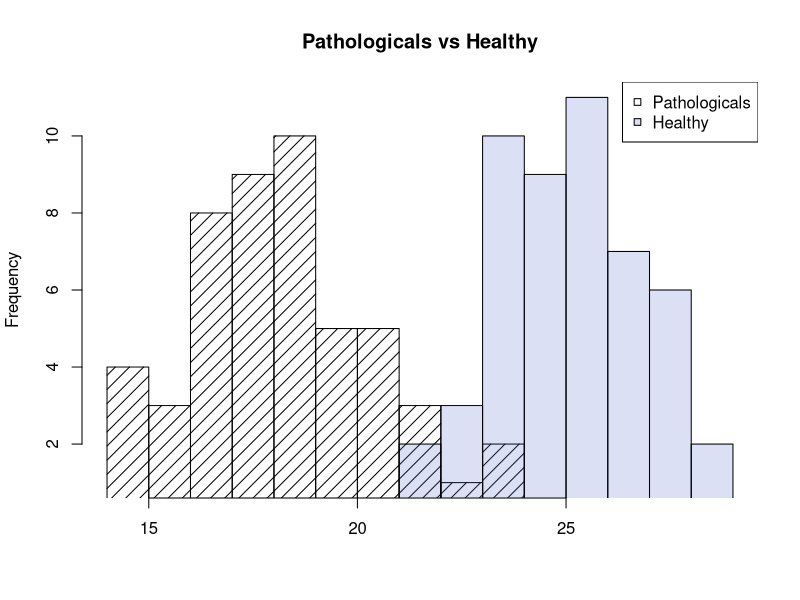
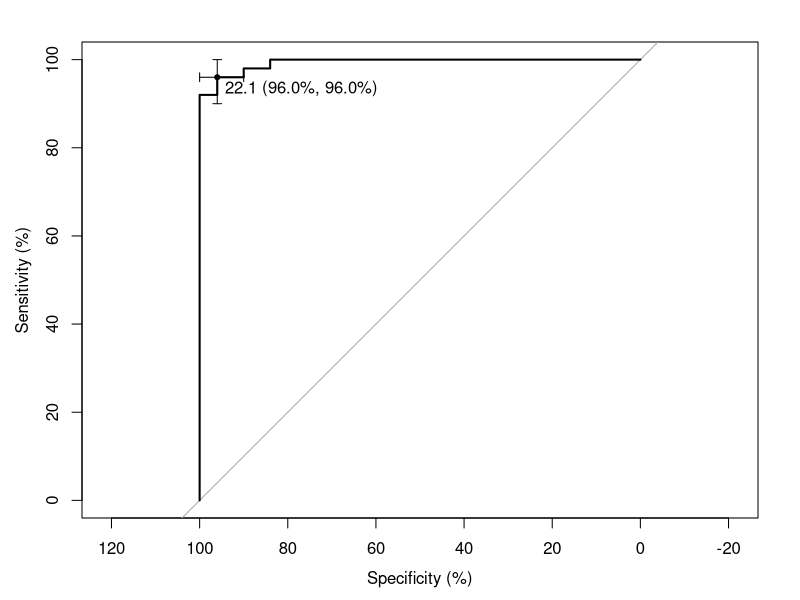
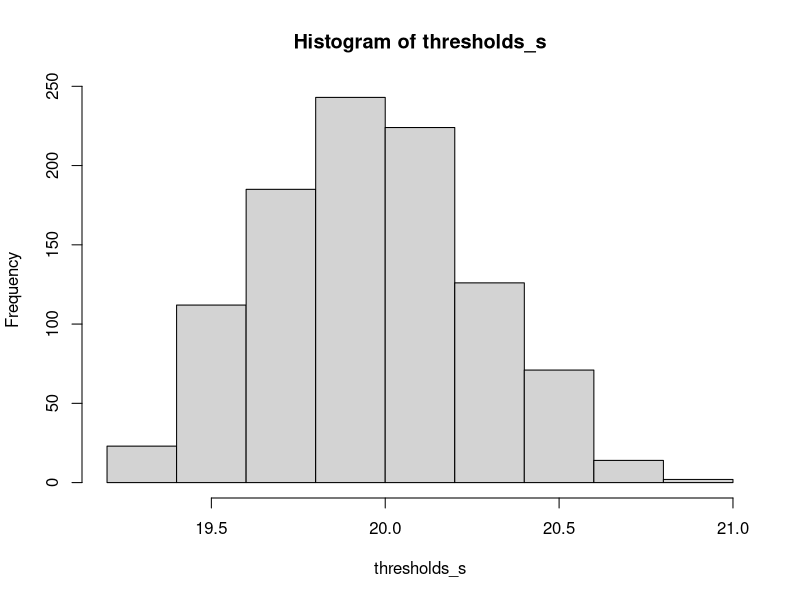

R code for these plots, in order:
###############################
# SENSITIVITY /SPECIFIFICTY AND ROC ANALYSIS
###############################
rm(list=ls())
# In this script I simulate some data for sensitivity, Specificity and ROC analysis.
# to this aim I create two groups (Pathological and Patients), but note that this could be applied for any categorical distinction
# e.g. simulators, for non-simulators, etc.

### Simulate data
n_pat = 50 # number of Pathological individuals
n_contr = 50 # number of Healthy (Controls) individuals

# simulate group of group of Pathologicals
pat_mean = 18
pat_sd = 2

# simulate group of Healthy
contr_mean = 25
contr_sd = 2

pat = rnorm(n_pat, mean=pat_mean, sd=pat_sd)
contr = rnorm(n_contr, mean=contr_mean, sd=contr_sd)

dat = data.frame(Score = c(pat, contr), Group=c(rep("Pathological", n_pat), rep("Healthy", n_contr)))
dat$Group = factor(dat$Group)

head(dat)

#########################
## PLOT HISTOGRAMS  #####
#########################

col_transp = rgb(0.3, 0.4, 0.8, alpha=0.2)

h1 = hist(dat[dat$Group=="Pathological", "Score"], plot=F)
h2 = hist(dat[dat$Group=="Healthy", "Score"], plot=F)
  
x_range = c( min(c(h1$breaks, h2$breaks)), max(c(h1$breaks, h2$breaks)))
y_range = c( min(c(h1$counts, h2$counts)), max(c(h1$counts, h2$counts)))

Path_scores = dat[dat$Group=="Pathological", "Score"]
Healthy_scores = dat[dat$Group=="Healthy", "Score"]

hist(Path_scores, main="Pathologicals vs Healthy", breaks=10, xlab="", density=10, angle=45, col="black",
     xlim=x_range, ylim=y_range)
par(new=TRUE)
hist(Healthy_scores, xlim=range_score, main="", breaks=10, xlab="", col=col_transp, add=TRUE)
legend("topright", legend=c("Pathologicals", "Healthy"), pt.bg=c("white", col_transp),  pch=c(22,22))

### ROC ANALYSIS

# library
library(pROC)

roc.dat = roc(dat$Group, dat$Score, ci=TRUE, ci.thresholds=TRUE,  percent=TRUE, direction=">")

plot(roc.dat, print.thres="best", print.thres.best.method="topleft")

plot(ci(roc.dat, of="thresholds", thresholds="best", best.method="topleft")) 

#### REPORT FP/FN, TP/TN WITH THE THRESHOLDS
res = ci(roc.dat, of="thresholds", thresholds="best", best.method="topleft")
threshold = as.numeric(rownames(res$sensitivity))

TP = sum(dat[dat$Group=="Pathological", "Score"] < threshold)
TN = sum(dat[dat$Group=="Healthy", "Score"] >= threshold)
FP = sum(dat[dat$Group=="Healthy", "Score"] < threshold)
FN = sum(dat[dat$Group=="Pathological", "Score"] >= threshold)

Sensitivity = TP/(TP + FN)
Specificity = TN/(TN + FP)
Accuracy = (TN + TP)/(TN+TP+FN+FP)

print(Sensitivity)
print(Specificity)
print(Accuracy)


### BASE RATE EFFECTS
# go back to the beginning lins of the code change the n_pat and n_contr at the beginning and see the base rate effect.
# (try to create and imbalance between Patients, and Controls).  Sensitivty and Negativity will not change,
# but PPV and NPV will

PPV = TP / (TP + FP)
NPV = TN / (TN + FN)

print(PPV)
print(NPV)


########################
## EFFECT OF SAMPLE/POPULATION
########################

### Simulate data from large sample (to assume it is population level values)
n_pat = 10000 # number of Pathological individuals
n_contr = 10000 # number of Healthy (Controls) individuals

# simulate group of group of Pathologicals
pat_mean = 18
pat_sd = 2

# simulate group of Healthys
contr_mean = 22
contr_sd = 2

pat = rnorm(n_pat, mean=pat_mean, sd=pat_sd)
contr = rnorm(n_contr, mean=contr_mean, sd=contr_sd)

dat = data.frame(Score = c(pat, contr), Group=c(rep("Pathological", n_pat), rep("Healthy", n_contr)))
dat$Group = factor(dat$Group)

roc.dat = roc(dat$Group, dat$Score, ci=TRUE, ci.thresholds=TRUE,  percent=TRUE, direction=">")
res = ci(roc.dat, of="thresholds", thresholds="best", best.method="topleft")
threshold = coords(roc.dat, ret="threshold", x="best", best.method="topleft")


# from this sample some participants (for sake of simplicity equal number)
n_pat_s = 100
n_contr_s = 100

k = 1000 # number of samples

pat_group = dat[dat$Group=="Pathological", ]
contr_group = dat[dat$Group=="Healthy", ]

thresholds_s = NULL
  
for (iK in 1:k){
  
pat_s = pat_group[sample(1:dim(pat_group)[1], n_pat_s), ]
contr_s = contr_group[sample(1:dim(contr_group)[1], n_contr_s), ]

dat_s = rbind(pat_s, contr_s)
roc.dat_s = roc(dat_s$Group, dat_s$Score, percent=TRUE, direction=">", verbose=F)
thresh_s = unlist(coords(roc.dat_s, ret="threshold", x="best", best.method="topleft"))
thresholds_s[iK] = thresh_s

}

hist(thresholds_s)

